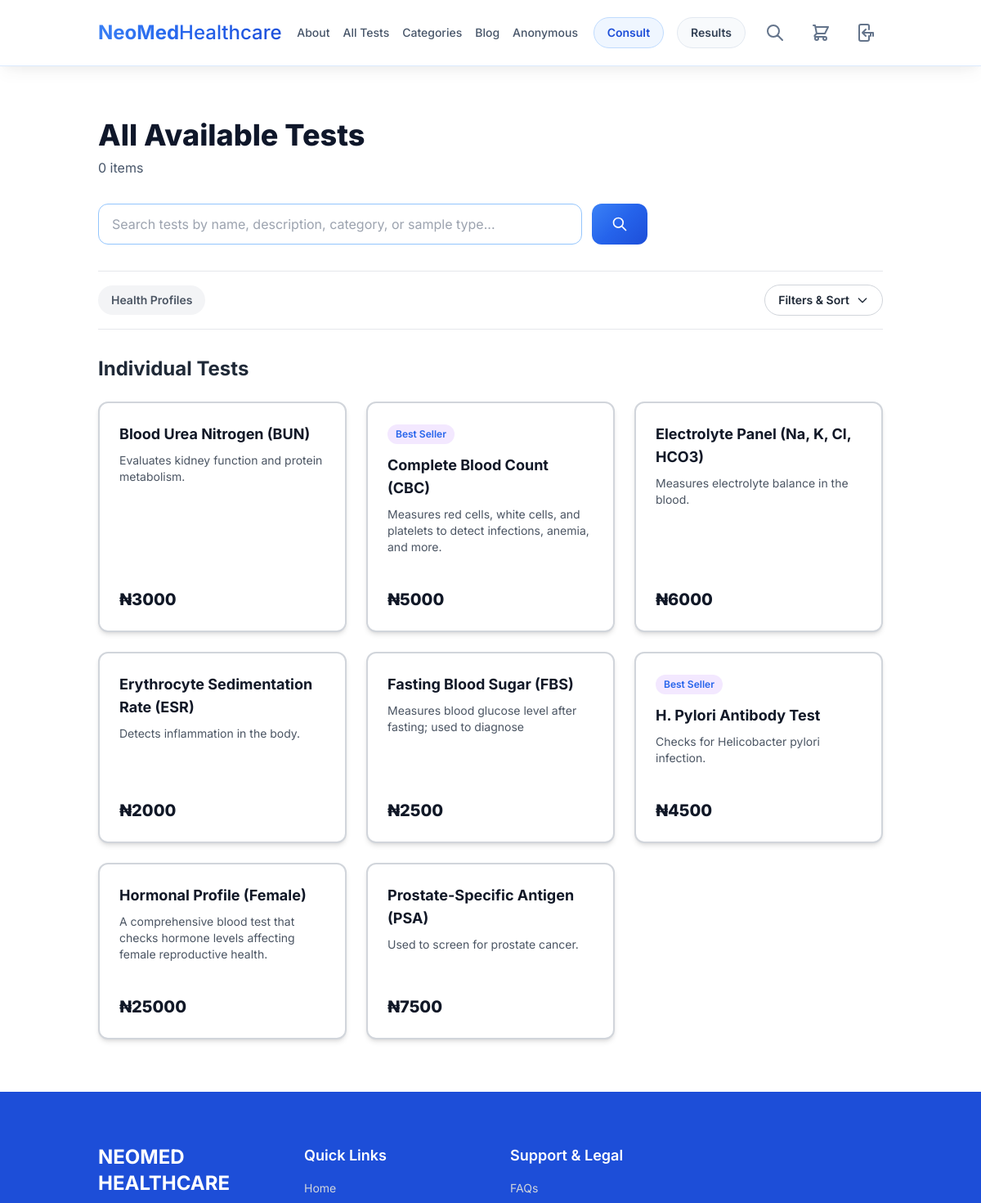
Page /tests/ (upper part) on the earlier database version.
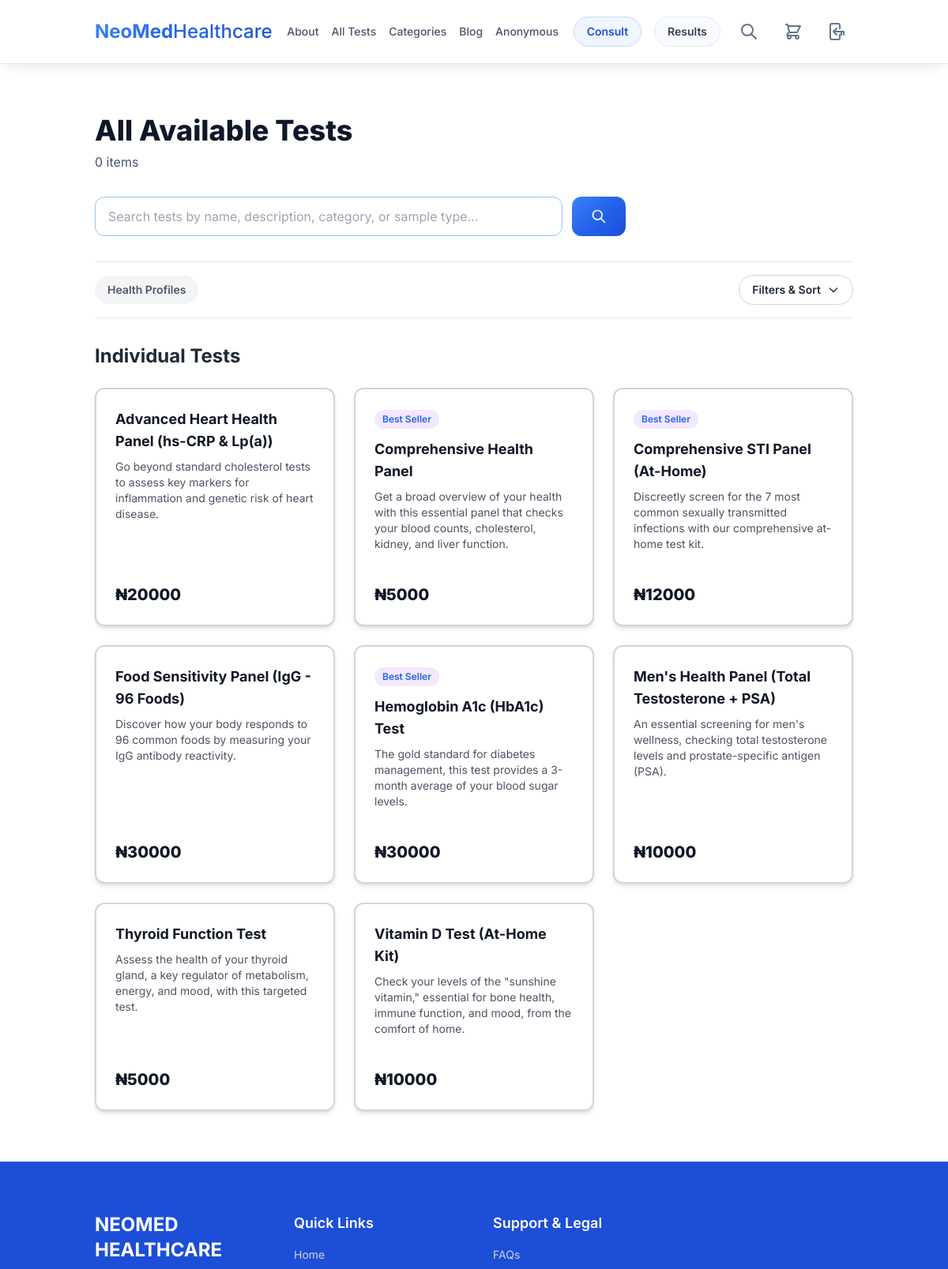
Same page on the later database version.
### tests/models.py (models this page shows, shortened)
class LabTest(models.Model):
    name = models.CharField(max_length=200, help_text="e.g., Complete Blood Count (CBC) Test")
    category = models.ForeignKey(TestCategory, on_delete=models.SET_NULL, null=True, blank=True)
    price = models.DecimalField(max_digits=10, decimal_places=2)
    short_description = models.TextField(blank=True, help_text="A brief, one-sentence description for the test list page.")
    long_description = models.TextField(blank=True, help_text="A detailed 'About the test' description for the detail page.")
    sample_type = models.CharField(max_length=100, blank=True, help_text="e.g., Blood, Urine, Saliva")
    preparation = models.TextField(blank=True, help_text="e.g., No special preparation is required. or Fasting for 8 hours is required.")
    test_type = models.CharField(max_length=100, blank=True, help_text="e.g., In Person, At-Home Kit")
    turnaround_time = models.CharField(max_length=50, blank=True, help_text="e.g., 24-48 hours")
    is_available = models.BooleanField(default=True)
    is_best_seller = models.BooleanField(default=False, help_text="Check this to display a 'Best Seller' tag.")
    is_anonymous = models.BooleanField(default=True, help_text="Can this test be booked without an account?")

### tests/views.py (the view, shortened to what this page needs)
# urls.py: path('', views.test_list_view, name='test_list'),
def test_list_view(request):
    query = request.GET.get('q', '').strip()
    individual_tests = LabTest.objects.filter(is_available=True)
    packages = TestPackage.objects.filter(is_available=True)
    individual_tests = individual_tests.order_by('name')
    packages = packages.order_by('name')
    context = {
        'individual_tests': individual_tests,
        'packages': packages,
        'page_title': f'Search Results for "{query}"' if query else 'All Available Tests',
        'query': query,
    }
    return render(request, 'tests/test_list.html', context)

### bookings/cart.py (called while the page is built)
    def __len__(self):
        return len(self.cart)

### bookings/context_processors.py (called while the page is built)
def cart(request):
    return {'cart': Cart(request)}

### tests/templates/tests/test_list.html (shortened to what this page needs)
{% extends "base.html" %}
{% load static %}
{% block content %}
<div class="bg-white">
    <div class="container mx-auto px-4 sm:px-6 lg:px-8 py-12 lg:py-16">
        <div class="text-left mb-8">
            <h1 class="text-3xl lg:text-4xl font-extrabold text-secondary-900">{{ page_title }}</h1>
            <p class="mt-2 text-base text-secondary-600">
                {% if query %}
                    Found {{ individual_tests|length|add:packages|length }} result{{ individual_tests|length|add:packages|length|pluralize }} for "{{ query }}"
                {% else %}
                    {% if 'Anonymous' in page_title %}
                        {{ individual_tests|length }} items
                    {% else %}
                        {{ individual_tests|length|add:packages|length }} items
                    {% endif %}
                {% endif %}
            </p>
        </div>
        <div class="mb-8">
            <form method="get" class="max-w-2xl">
                <div class="flex space-x-3">
                    <input type="text" name="q" value="{{ query }}"
                           placeholder="Search tests by name, description, category, or sample type..."
                           class="flex-1 rounded-xl border border-primary-300 px-4 py-3 text-base focus:outline-none focus:ring-2 focus:ring-primary-500 focus:border-transparent">
                    <button type="submit"
                            class="bg-gradient-primary text-white font-bold px-6 py-3 rounded-xl hover:shadow-medium transition-all duration-300">
                        <svg class="w-5 h-5" fill="none" stroke="currentColor" viewBox="0 0 24 24">
                            <path stroke-linecap="round" stroke-linejoin="round" stroke-width="2" d="M21 21l-6-6m2-5a7 7 0 11-14 0 7 7 0 0114 0z"></path>
                        </svg>
                    </button>
                </div>
            </form>
        </div>
        <div class="flex items-center justify-between border-t border-b border-gray-200 py-4 mb-8">
            <div class="flex space-x-2 overflow-x-auto no-scrollbar">
                <button class="bg-gray-100 text-gray-600 font-semibold py-2 px-4 rounded-full text-sm hover:bg-gray-200">Health Profiles</button>
            </div>
            <button class="flex-shrink-0 flex items-center gap-2 border border-gray-300 font-semibold py-2 px-4 rounded-full text-sm hover:bg-gray-100">
                Filters & Sort
                <svg xmlns="http://www.w3.org/2000/svg" class="h-4 w-4" fill="none" viewBox="0 0 24 24" stroke="currentColor"><path stroke-linecap="round" stroke-linejoin="round" stroke-width="2" d="M19 9l-7 7-7-7" /></svg>
            </button>
        </div>
        {% if 'Anonymous' in page_title %}
            <h2 class="text-2xl font-bold text-gray-800 mb-6">Available Anonymous Tests</h2>
            <div class="grid grid-cols-1 md:grid-cols-2 lg:grid-cols-3 xl:grid-cols-4 gap-6">
                {% for test in individual_tests %}
                    {% include "tests/partials/test_card.html" %}
                {% empty %}
                    <p class="md:col-span-4 text-center text-gray-500 py-12">No anonymous tests are available at the moment.</p>
                {% endfor %}
            </div>
        {% else %}
            <section>
                <h2 class="text-2xl font-bold text-gray-800 mb-6">Individual Tests</h2>
                <div class="grid grid-cols-1 md:grid-cols-2 lg:grid-cols-3 xl:grid-cols-4 gap-6">
                    {% for test in individual_tests %}
                        {% include "tests/partials/test_card.html" %}
                    {% endfor %}
                </div>
            </section>
        {% endif %}
    </div>
</div>
{% endblock content %}

### tests/templates/tests/partials/test_card.html (shortened to what this page needs)
<div class="group relative bg-white border-2 border-gray-300 rounded-xl shadow-md hover:shadow-2xl hover:border-primary-400 hover:bg-primary-50 hover:-translate-y-1 transition-all duration-300 flex flex-col">
    <a href="{% url 'tests:test_detail' pk=test.pk %}" class="block p-6 flex-grow">
        {% if test.is_best_seller %}
        <span class="inline-block bg-purple-100 text-primary-main text-xs font-semibold mb-3 px-2.5 py-1 rounded-full">Best Seller</span>
        {% endif %}
        <h3 class="text-lg font-bold text-gray-900 group-hover:text-primary-main">{{ test.name }}</h3>
        <p class="mt-2 text-sm text-gray-600">{{ test.short_description }}</p>
    </a>
    <div class="px-6 pb-6 flex items-end justify-between">
        <span class="text-xl font-extrabold text-gray-900">₦{{ test.price|floatformat:0 }}</span>
        <form action="{% url 'bookings:cart_add' item_type='test' item_id=test.id %}" method="post">
        </form>
    </div>
</div>

Differences in the rows shown:
removed LabTest: name "Electrolyte Panel (Na, K, Cl, HCO3)", short_description "Measures electrolyte balance in the blood.", price "6000"
removed LabTest: name "Fasting Blood Sugar (FBS)", short_description "Measures blood glucose level after fasting; used to diagnose", price "2500"
removed LabTest: is_best_seller "Best Seller", name "H. Pylori Antibody Test", short_description "Checks for Helicobacter pylori infection.", price "4500"
changed LabTest: name "Blood Urea Nitrogen (BUN)" → "Advanced Heart Health Panel (hs-CRP & Lp(a))"; short_description "Evaluates kidney function and protein metabolism." → "Go beyond standard cholesterol tests to assess key markers for inflammation and genetic risk of heart disease."; price "3000" → "20000"
changed LabTest: name "Hormonal Profile (Female)" → "Comprehensive Health Panel"; short_description "A comprehensive blood test that checks hormone levels affecting female reproductive health." → "Get a broad overview of your health with this essential panel that checks your blood counts, cholesterol, kidney, and liver function."; price "25000" → "5000"; now shows "Best Seller"; moves up the list
added LabTest: is_best_seller "Best Seller", name "Comprehensive STI Panel (At-Home)", short_description "Discreetly screen for the 7 most common sexually transmitted infections with our comprehensive at-home test kit.", price "12000"
added LabTest: name "Food Sensitivity Panel (IgG - 96 Foods)", short_description "Discover how your body responds to 96 common foods by measuring your IgG antibody reactivity.", price "30000"
changed LabTest: name "Erythrocyte Sedimentation Rate (ESR)" → "Hemoglobin A1c (HbA1c) Test"; short_description "Detects inflammation in the body." → "The gold standard for diabetes management, this test provides a 3-month average of your blood sugar levels."; price "2000" → "30000"; now shows "Best Seller"; moves down the list
changed LabTest: name "Prostate-Specific Antigen (PSA)" → "Men's Health Panel (Total Testosterone + PSA)"; short_description "Used to screen for prostate cancer." → "An essential screening for men's wellness, checking total testosterone levels and prostate-specific antigen (PSA)."; price "7500" → "10000"; moves up the list
changed LabTest: name "Complete Blood Count (CBC)" → "Thyroid Function Test"; short_description "Measures red cells, white cells, and platelets to detect infections, anemia, and more." → "Assess the health of your thyroid gland, a key regulator of metabolism, energy, and mood, with this targeted test."; no longer shows "Best Seller"
added LabTest: name "Vitamin D Test (At-Home Kit)", short_description "Check your levels of the \"sunshine vitamin,\" essential for bone health, immune function, and mood, from the comfort of home.", price "10000"
